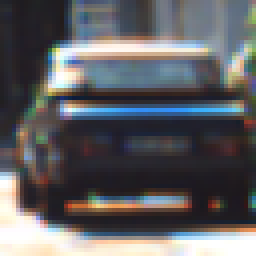
#> input picture examples/1.png, 64 x 64 px, found by its file name (shown 4 times larger)
$ jupyter execute --allow-errors code.ipynb   (shell and % lines are left out)   (older library calls are emulated)
#> lines starting #> are read from the running program, lines starting #| are printed output that depends on the picture
## Imports

[cell 1]
import numpy as np
import cv2
import matplotlib.image as mpimg
import matplotlib.pyplot as plt
import os
from moviepy.editor import VideoFileClip
from IPython.display import HTML
from skimage.feature import hog
#> (the rest of this cell did not finish here and is left out)

## Retrieve Images

[cell 2]
def getImageFilesFromDirectory(directories):
    images = []
    for directory in directories:
        for imageFile in os.listdir(directory):
            if not imageFile[0] == '.':
                images.append(directory + '/' + imageFile)
    return images

def displayImages(images):
    if len(images) == 1:
        showImage(images[0],plt)
        return

    plt.figure
    f, axarr = plt.subplots(1,len(images))
    for i in range(len(images)):
        showImage(images[i],axarr[i],multiple=True)

def showImage(image,obj,multiple=False):
    if not multiple:
        obj.figure()
    if len(image.shape) == 2:
        color='gray'
    else:
        color=None
    obj.imshow(image, cmap=color)

[cell 3]
image = mpimg.imread('training_data/vehicles/KITTI_extracted/1.png')
#> image is the input picture: shape (64, 64, 3) float32; mean R, G, B 0.375, 0.374, 0.386
print('Train image shape: ',image.shape)
#| Train image shape:  (64, 64, 3)

## Feature Parameters

[cell 4]
class featureParams():
    def __init__(self):
        # HOG
        self.channel = 2
        self.orient = 9
        self.pix_per_cell = 9
        self.cell_per_block = 2

        # color spatial
        self.colorSpace = 'HSV'
        self.spatial_size = (32, 32)

        # color histogram
        self.hist_bins = 32
        self.hist_range = (0,256)

params = featureParams()

## HOG

[cell 5]
def HOGfeatures(image, params, debug=False):
#> called with debug = True
    singleChannelImage = image[:,:,params.channel]
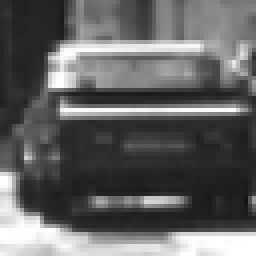
#> singleChannelImage: shape (64, 64) float32 (shown 4 times larger); min 0.0784, max 1, mean 0.386
    feature_array, feature_image = hog(singleChannelImage,
                        orientations = params.orient,
                        pixels_per_cell = (params.pix_per_cell, params.pix_per_cell),
                        cells_per_block = (params.cell_per_block, params.cell_per_block),
                        visualise=True,
                        feature_vector=False)
    if debug:
        displayImages([feature_image, singleChannelImage])
#> (the call stopped at in displayImages, `f, axarr = plt.subplots(1,len(images))`: IPython is not available in this run)

    return feature_array

def ravelHOGfeatures(HOGfeatures, startX, startY, xLength=7, yLength=7):
    subset = HOGfeatures[startY:startY+yLength,startX:startX+xLength,:,:,:]
    return np.ravel(subset)

[cell 6]
image = mpimg.imread('training_data/vehicles/KITTI_extracted/1.png')
f = HOGfeatures(image, params, debug=True)

## Color

[cell 7]
def colorTransform(image, color):
    #make sure everything is scaled the same
#> called with color = 'HSV'
    image = np.uint8(image*(255/np.max(image)))

    if color is 'RGB' or None:
        return image

    transform = eval('cv2.COLOR_RGB2' + color)
    return cv2.cvtColor(image, transform)
#> returned value: shape (64, 64, 3); mean H, S, V 91.1, 57.8, 109.4

[cell 8]
image = mpimg.imread('training_data/vehicles/KITTI_extracted/1.png')
displayImages([image, colorTransform(image, 'HSV')])
#> (the call stopped at in displayImages, `f, axarr = plt.subplots(1,len(images))`: IPython is not available in this run)

[cell 9]
def spatialColorFeatures(image, params):
    features = cv2.resize(image, params.spatial_size).ravel()
#> features = 3072 values, max 255 at index 887, min 0 at index 2962, mean 86.22
#> in getFeaturesFromImage, `spatial_features = spatialColorFeatures(image, params)`: spatial_features has the same summary as features in spatialColorFeatures
    return features

[cell 10]
def histoColorFeatures(image, params):
    hist_features = []
    for i in range(image.shape[2]):
        channel_hist = np.histogram(image[:,:,i], bins=params.hist_bins, range=params.hist_range)
        hist_features = np.concatenate((hist_features, channel_hist[0])).astype(int)
#> after the loop, hist_features = 96 values, max 630 at index 68, min 0 at index 23, mean 128
    return hist_features

## Feature Extractor

[cell 11]
def getFeaturesFromFiles(imageFiles, params, debug=False):

    features = []
    for imageFile in imageFiles:
        image = mpimg.imread(imageFile)

        features.append(getFeaturesFromImage(image, params, debug))
    return features

def getFeaturesFromImage(image, params, debug=False):
    image = colorTransform(image, params.colorSpace)

    spatial_features = spatialColorFeatures(image, params)
    hist_features = histoColorFeatures(image, params)
    HOG_features = HOGfeatures(image, params, debug=debug)
#> call 2 of HOGfeatures, with debug = True
#> in HOGfeatures (call 2), `singleChannelImage = image[:,:,params.channel]`:
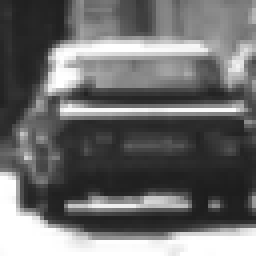
#> singleChannelImage: shape (64, 64) (shown 4 times larger); min 29, max 255, mean 109.4
#> (the call stopped at in displayImages, `f, axarr = plt.subplots(1,len(images))`: IPython is not available in this run)
    HOG_features = ravelHOGfeatures(HOG_features, 0, 0)
#> HOG_features = 1296 values, max 0.666 at index 724, min 0 at index 12, mean 0.104

    return np.concatenate((spatial_features, hist_features, HOG_features))

[cell 12]
getFeaturesFromFiles(['training_data/vehicles/KITTI_extracted/1.png'], params, debug=True)

## Train Classifier

#> (a cell that did not finish here is left out)

[cell 14]
#train a new classifier
carDirectories = getImageFilesFromDirectory(['training_data/vehicles'])
#> in getImageFilesFromDirectory, `images = []`: images = []
#> carDirectories = ['training_data/vehicles/GTI_Far']
#> (the rest of this cell did not finish here and is left out)

#> (a cell that did not finish here is left out)

#> (a cell that did not finish here is left out)

## Define the windows to look at

[cell 17]
def draw_boxes(image, boxes, color=(0, 0, 255), thick=6):
    imagecopy = np.copy(image)
    for box in boxes:
        cv2.rectangle(imagecopy, (box[0][0], box[0][1]), (box[1][0], box[1][1]), color, thick)
    return imagecopy

def slide_window(imageShape, x_start_stop=[0, None], y_start_stop=[0, None],
                    xy_window=(64, 64), xy_overlap=(0.5, 0.5)):
    if x_start_stop[1] == None:
        x_start_stop[1] = imageShape[1]
    if y_start_stop[1] == None:
        y_start_stop[1] = imageShape[0]

    xspan = x_start_stop[1] - x_start_stop[0]
    yspan = y_start_stop[1] - y_start_stop[0]

    nx_pix_per_step = np.int(xy_window[0]*(1 - xy_overlap[0]))
    ny_pix_per_step = np.int(xy_window[1]*(1 - xy_overlap[1]))

    nx_buffer = np.int(xy_window[0]*(xy_overlap[0]))
    ny_buffer = np.int(xy_window[1]*(xy_overlap[1]))
    nx_windows = np.int(np.ceil((xspan-nx_buffer)/nx_pix_per_step))
    ny_windows = np.int(np.ceil((yspan-ny_buffer)/ny_pix_per_step))

    window_list = []

    for ys in range(ny_windows):
        for xs in range(nx_windows):
            # Calculate window position
            startx = xs*nx_pix_per_step + x_start_stop[0]
            endx = startx + xy_window[0]
            starty = ys*ny_pix_per_step + y_start_stop[0]
            endy = starty + xy_window[1]
            # Append window position to list
            window_list.append([(startx, starty), (endx, endy)])
    # Return the list of windows
    return window_list

[cell 18]
image = mpimg.imread('test_images/test1.jpg')
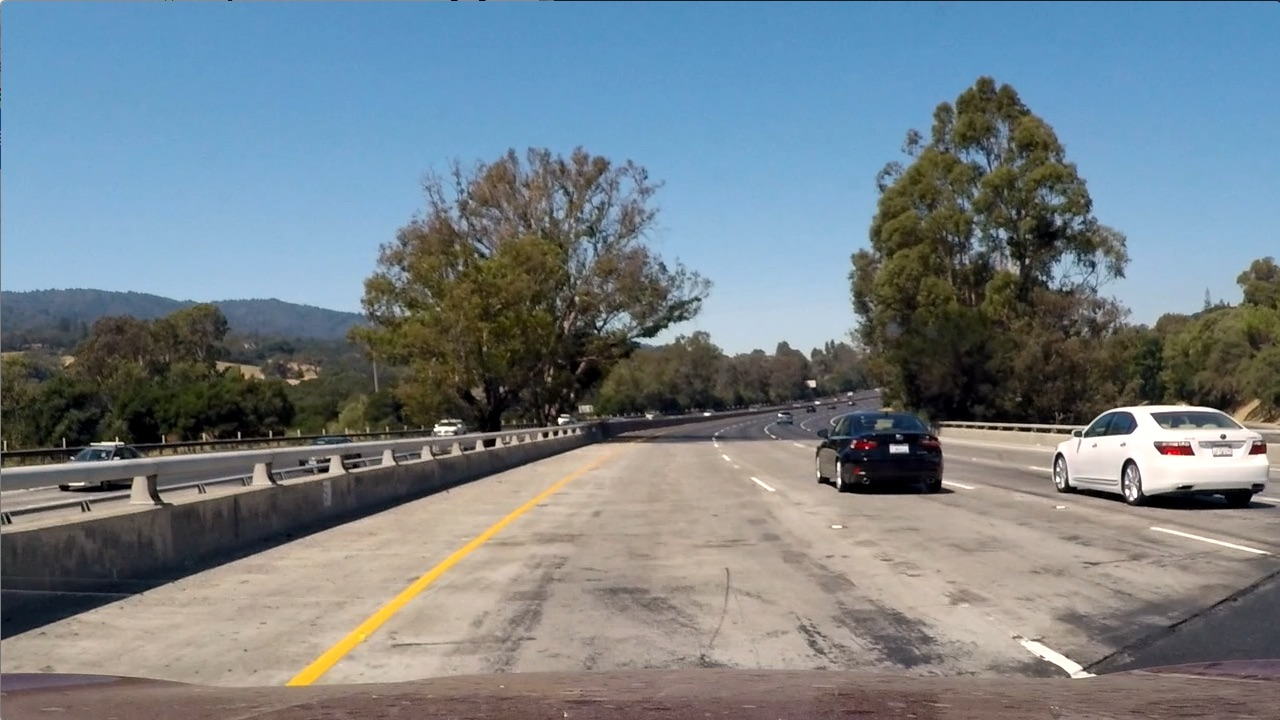
#> input picture test_images/test1.jpg, 1280 x 720 px
#> image is the input picture: shape (720, 1280, 3); mean R, G, B 117.5, 128.7, 135.5

def getWindows(imageShape, debug=False):
#> called with imageShape = (720, 1280, 3), debug = True
    windowRanges = []
    windowRanges.append({'yRange' : [500,None],
                         'xy_window' : [256, 256],
                         'color' : (0, 0, 255)})
    windowRanges.append({'yRange' : [400,600],
                         'xy_window' : [128, 128],
                         'color' : (0, 255, 0)})
    windowRanges.append({'yRange' : [400,500],
                         'xy_window' : [64, 64],
                         'color' : (255, 0, 0)})

    windows = []

    for windowRange in windowRanges:
        boxes = slide_window(imageShape,
                             y_start_stop=windowRange['yRange'],
                             xy_window=windowRange['xy_window'],
                             xy_overlap=(0.5, 0.5))
        if windows == []:
            windows = boxes
        else:
            windows = np.concatenate((windows, boxes))

        if debug:
            #visualize the size of the boxes
            boxes = slide_window(image,
                             y_start_stop=windowRange['yRange'],
                             xy_window=windowRange['xy_window'],
                             xy_overlap=(0, 0))
            displayImages([draw_boxes(image, boxes, color=windowRange['color'])])

    return windows

image = mpimg.imread('test_images/test1.jpg')
allWindows = getWindows(image.shape, True)
displayImages([draw_boxes(image, allWindows)])
